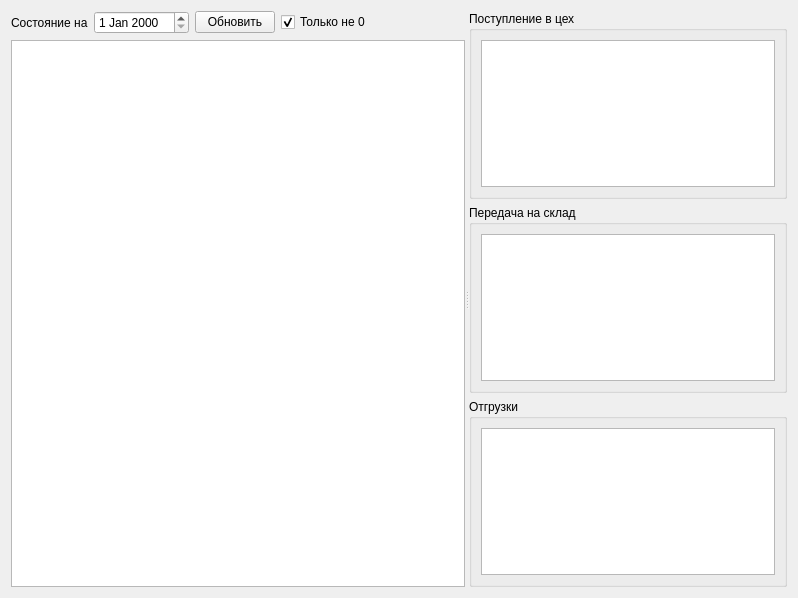
<?xml version="1.0" encoding="UTF-8"?>
<ui version="4.0">
 <class>FormWarehouse</class>
 <widget class="QWidget" name="FormWarehouse">
  <property name="geometry">
   <rect>
    <x>0</x>
    <y>0</y>
    <width>798</width>
    <height>598</height>
   </rect>
  </property>
  <property name="windowTitle">
   <string>Склад проволоки</string>
  </property>
  <layout class="QVBoxLayout" name="verticalLayout_6">
   <item>
    <widget class="QSplitter" name="splitter">
     <property name="orientation">
      <enum>Qt::Horizontal</enum>
     </property>
     <widget class="QWidget" name="layoutWidget">
      <layout class="QVBoxLayout" name="verticalLayout">
       <item>
        <layout class="QHBoxLayout" name="horizontalLayout">
         <item>
          <widget class="QLabel" name="label">
           <property name="text">
            <string>Состояние на</string>
           </property>
          </widget>
         </item>
         <item>
          <widget class="DateEdit" name="dateEdit"/>
         </item>
         <item>
          <widget class="QPushButton" name="cmdUpd">
           <property name="toolTip">
            <string>Обновить список партий</string>
           </property>
           <property name="text">
            <string>Обновить</string>
           </property>
           <property name="icon">
            <iconset theme="view-refresh">
             <normaloff>.</normaloff>.</iconset>
           </property>
          </widget>
         </item>
         <item>
          <widget class="QCheckBox" name="checkBoxNZ">
           <property name="text">
            <string>Только не 0</string>
           </property>
           <property name="checked">
            <bool>true</bool>
           </property>
          </widget>
         </item>
         <item>
          <spacer name="horizontalSpacer">
           <property name="orientation">
            <enum>Qt::Horizontal</enum>
           </property>
           <property name="sizeHint" stdset="0">
            <size>
             <width>40</width>
             <height>20</height>
            </size>
           </property>
          </spacer>
         </item>
        </layout>
       </item>
       <item>
        <widget class="QTableView" name="tableViewPart">
         <property name="selectionMode">
          <enum>QAbstractItemView::SingleSelection</enum>
         </property>
         <property name="selectionBehavior">
          <enum>QAbstractItemView::SelectRows</enum>
         </property>
         <property name="sortingEnabled">
          <bool>true</bool>
         </property>
        </widget>
       </item>
      </layout>
     </widget>
     <widget class="QWidget" name="layoutWidget">
      <layout class="QVBoxLayout" name="verticalLayout_5">
       <item>
        <widget class="QGroupBox" name="groupBox_2">
         <property name="title">
          <string>Поступление в цех</string>
         </property>
         <layout class="QVBoxLayout" name="verticalLayout_3">
          <item>
           <widget class="QTableView" name="tableViewInCex"/>
          </item>
         </layout>
        </widget>
       </item>
       <item>
        <widget class="QGroupBox" name="groupBox">
         <property name="title">
          <string>Передача на склад</string>
         </property>
         <layout class="QVBoxLayout" name="verticalLayout_2">
          <item>
           <widget class="QTableView" name="tableViewStock"/>
          </item>
         </layout>
        </widget>
       </item>
       <item>
        <widget class="QGroupBox" name="groupBox_3">
         <property name="title">
          <string>Отгрузки</string>
         </property>
         <layout class="QVBoxLayout" name="verticalLayout_4">
          <item>
           <widget class="QTableView" name="tableViewShip"/>
          </item>
         </layout>
        </widget>
       </item>
      </layout>
     </widget>
    </widget>
   </item>
  </layout>
 </widget>
 <customwidgets>
  <customwidget>
   <class>DateEdit</class>
   <extends>QDateEdit</extends>
   <header>db/dbviewer.h</header>
  </customwidget>
 </customwidgets>
 <resources/>
 <connections/>
</ui>
